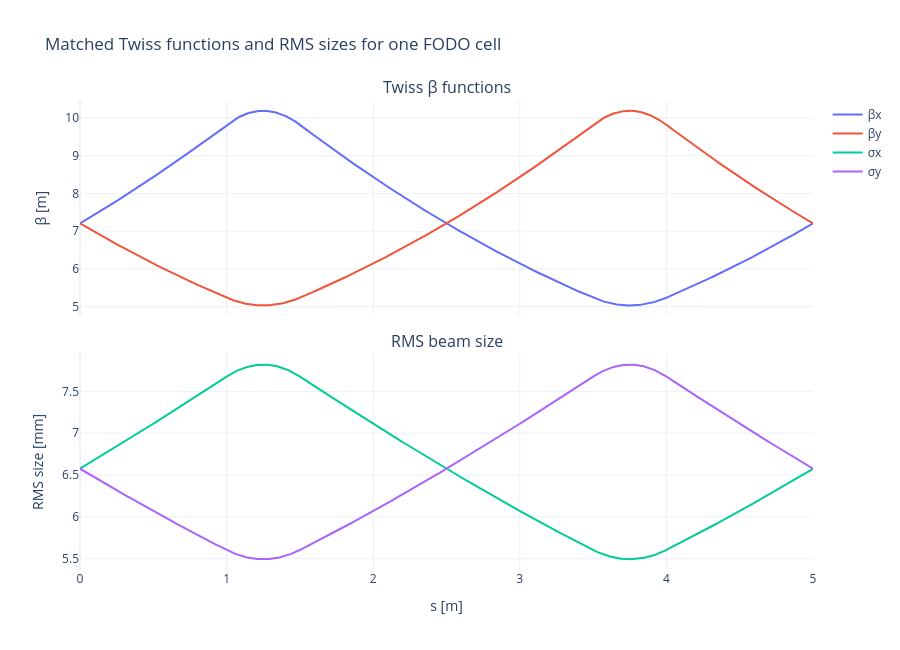

Notebook source saved alongside this figure:
### Markdown cell above
### B) Solving for the matched solution

Now ask Xsuite for the periodic one-cell Twiss solution. In the original Sirepo/Elegant lab this was done by setting `Matched = Yes`.

From the matched lattice function, the phase advance is

$$
\psi_x = \int \frac{ds}{\beta_x(s)}, \qquad \psi_y = \int \frac{ds}{\beta_y(s)}.
$$

Xsuite reports `qx` and `qy` as tune-like phase advances in **turns per pass**. For this one-cell line, one pass is one FODO cell. Multiply by $2\pi$ to get radians.

**Q0) Calculate the X and Y phase advances for the single FODO cell.**

### Code cell
tw_cell = fodo_cell.twiss(method="4d")
tw_cell_dense = qfh.twiss_dense(fodo_cell)

qfh.plot_beta_and_sigma(tw_cell_dense, "Matched Twiss functions and RMS sizes for one FODO cell")
qfh.phase_advance_table(tw_cell)

### Figure 1 — Plotly figure (JSON) as saved in the notebook; plotly's stock layout.template omitted (floating-point values rounded to 4 significant figures; data arrays with more than 128 entries replaced by an {"elided": "..."} marker saying what was removed)
{"data": [{"hovertemplate": "%{text}<br>s = %{x:.4g} m<br>value = %{y:.5g}<extra></extra>", "mode": "lines", "name": "βx", "text": {"elided": "1009 str values"}, "type": "scatter", "x": {"elided": "1009 float values"}, "xaxis": "x", "y": {"elided": "1009 float values"}, "yaxis": "y"}, {"hovertemplate": "%{text}<br>s = %{x:.4g} m<br>value = %{y:.5g}<extra></extra>", "mode": "lines", "name": "βy", "text": {"elided": "1009 str values"}, "type": "scatter", "x": {"elided": "1009 float values"}, "xaxis": "x", "y": {"elided": "1009 float values"}, "yaxis": "y"}, {"hovertemplate": "%{text}<br>s = %{x:.4g} m<br>value = %{y:.5g}<extra></extra>", "mode": "lines", "name": "σx", "text": {"elided": "1009 str values"}, "type": "scatter", "x": {"elided": "1009 float values"}, "xaxis": "x2", "y": {"elided": "1009 float values"}, "yaxis": "y2"}, {"hovertemplate": "%{text}<br>s = %{x:.4g} m<br>value = %{y:.5g}<extra></extra>", "mode": "lines", "name": "σy", "text": {"elided": "1009 str values"}, "type": "scatter", "x": {"elided": "1009 float values"}, "xaxis": "x2", "y": {"elided": "1009 float values"}, "yaxis": "y2"}], "layout": {"annotations": [{"font": {"size": 16}, "showarrow": false, "text": "Twiss β functions", "x": 0.5, "xanchor": "center", "xref": "paper", "y": 1.0, "yanchor": "bottom", "yref": "paper"}, {"font": {"size": 16}, "showarrow": false, "text": "RMS beam size", "x": 0.5, "xanchor": "center", "xref": "paper", "y": 0.46, "yanchor": "bottom", "yref": "paper"}], "height": 650, "hovermode": "closest", "title": {"text": "Matched Twiss functions and RMS sizes for one FODO cell"}, "width": 900, "xaxis": {"anchor": "y", "domain": [0.0, 1.0], "matches": "x2", "showticklabels": false}, "xaxis2": {"anchor": "y2", "domain": [0.0, 1.0], "title": {"text": "s [m]"}}, "yaxis": {"anchor": "x", "domain": [0.54, 1.0], "title": {"text": "β [m]"}}, "yaxis2": {"anchor": "x2", "domain": [0.0, 0.46], "title": {"text": "RMS size [mm]"}}}}
